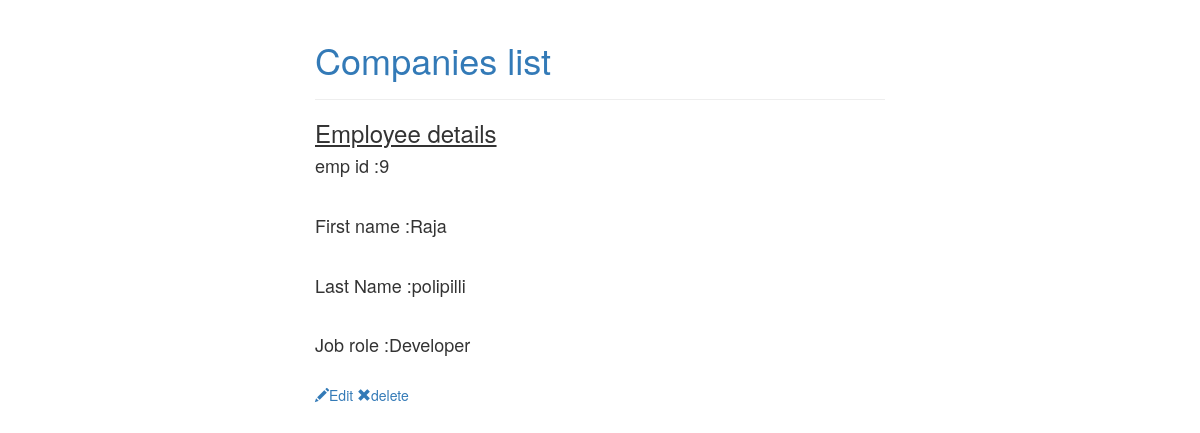
Page /employeedetail/9/ on the committed database.
### myapp/models.py (models this page shows, shortened)
class EmpDetail(models.Model):
    orglist=models.ForeignKey(OrgList, on_delete=models.CASCADE ,default=False)
    first_name = models.CharField(max_length=40)
    last_name = models.CharField(max_length=40)
    job_role = models.CharField(max_length=40)

### myapp/views.py (the view)
# urls.py: url( r'^employeedetail/(?P<id>\d+)/$', views.emp_detail, name='edetail' ),
def emp_detail(request,id=None):
	instance = get_object_or_404(EmpDetail,id=id)
	context ={
			  'instance' : instance,
	}
	return  render (request,"myapp/emp_detail.html" , context)

### templates/myapp/emp_detail.html (shortened to what this page needs)
{% load staticfiles %}
<html lang="en" xmlns="http://www.w3.org/1999/html">
<head>
         <link rel="stylesheet" href="//maxcdn.bootstrapcdn.com/bootstrap/3.2.0/css/bootstrap.min.css">
        <link rel="stylesheet" href="//maxcdn.bootstrapcdn.com/bootstrap/3.2.0/css/bootstrap-theme.min.css">
</head>
<body>
<div class="col-md-offset-3 col-md-6">
            <div class="page-header">
                <h1><a href="{% url 'ihome' %}" class="top-menu"> Companies list </a></h1>
            </div>
    <h3> <u>  Employee details</u></h3>
    <h4>emp id :{{ instance.id }}</h4><br>
    <h4>First name :{{ instance.first_name }}</h4><br>
    <h4>Last Name :{{ instance.last_name }}</h4><br>
    <h4>Job role :{{ instance.job_role }}</h4><br>
<a href="{% url 'eupdate' id=instance.id  %} "> <span class="glyphicon glyphicon-pencil"></span>Edit </a>
<a href="{% url 'edelete' id=instance.id  %}"><span class="glyphicon glyphicon-remove"></span>delete</a>
</div>
</body>
</html>

### rows in the picture
EmpDetail: id "9", first_name "Raja", last_name "polipilli", job_role "Developer"
